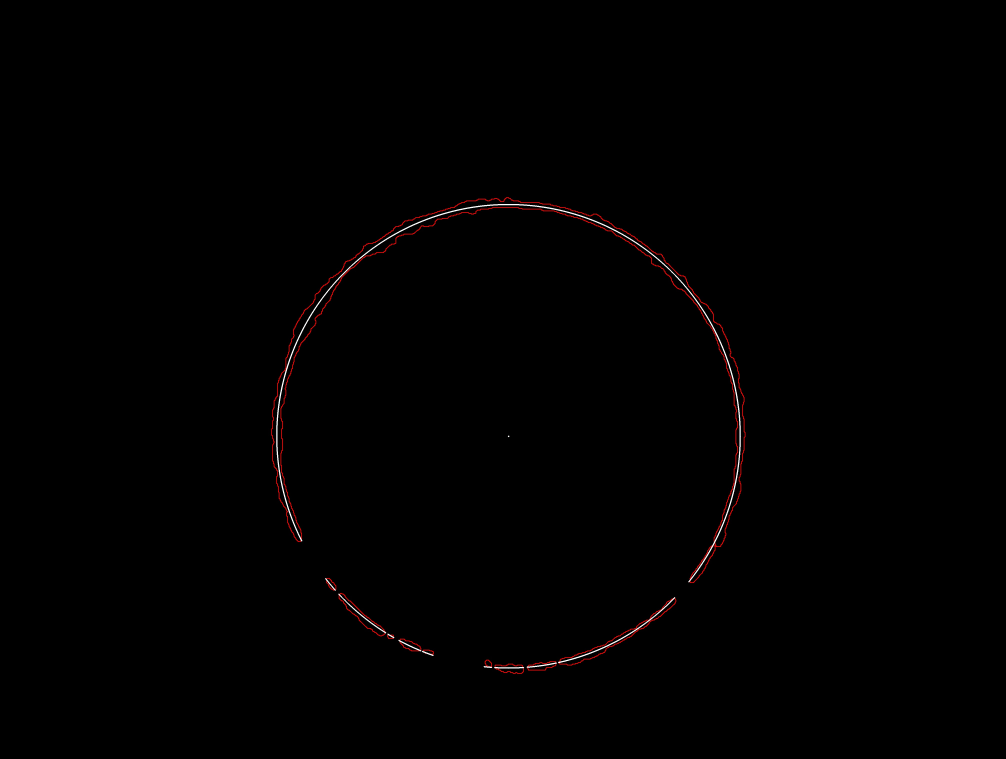
//> input picture data/1.jpg, 4024 x 3036 px, given in place of 1.bmp, which was not available (shown at 1/4 size)
$ ./main   (built with g++ and OpenCV 4)
//> lines starting //> are read from the running program, lines starting //| are printed output that depends on the picture; after the words box and inside, x2 and y2 are one past the last pixel; in counts of white or black regions, pixels touching at a corner belong together; pictures that were not available may be replaced by others from this repository, and a replacement may not be noted
#include <iostream>
#include <opencv2\opencv.hpp>


using namespace std;
using namespace cv;

int main(int argc, char* argv[])
{
	Mat src = imread("..\\data\\1.bmp", 1);//输入图
//> src is the input picture: 3036 rows x 4024 cols, CV_8UC3; mean B, G, R 0.6, 0.6, 1.3
	Mat srcdisplay = Mat::zeros(src.rows, src.cols, CV_8UC1);
	vector<Mat> channels;
	split(src, channels);
	Mat heightMapRed = channels.at(2);
	//1检测圆心半径
	Mat srcgray;
	cvtColor(src, srcgray, COLOR_RGB2GRAY);
	double circle_R = 0;
	double perimeter = 0;
	double circlearea = 0;
	vector<Vec3f> circles;
	Point circle_center;
	HoughCircles(srcgray, circles, HOUGH_GRADIENT, 1, 200, 100, 30, 800, 1200);
//> circles = 7 circles (x, y, radius): [2033.5, 1743.5, 929.1], [1941.5, 1922.5, 1124.7], [2205.5, 1639.5, 1111.3], [2208.5, 1860.5, 1134.4], [1822.5, 1761.5, 1122.5], [1958.5, 1547.5, 1123.2], [2078.5, 2070.5, 1193.9]
	for (size_t i = 0; i < circles.size(); i++)
	{
		Point center((circles[i][0]), (circles[i][1]));
		int radius = (circles[i][2]);
		if (center.x <2200 && center.x > 1800 && center.y < 1900 && center.y > 1500 && radius > 900 && radius < 1100)
		{
			circle_R = radius + 12;
			circle_center = center;
			cout << "圆心X=" << center.x << "   " << "圆心Y=" << center.y << "   " << "半径R=" << radius << endl;
			circle(src, center, 3, Scalar(255, 255, 255), -1, 8, 0);
			perimeter = 6.28 * circle_R;//完整圆环周长
			circlearea = 3.14 * circle_R * circle_R;
		}
	}
//> this loop made 7 passes
//> (radius, circle_R, circle_center, perimeter, circlearea) on pass 1: (929, 941, Point(2033, 1743), 5909.5, 2780410.3)
//> (center, radius) on passes 2 to 7: (Point(1941, 1922), 1124), (Point(2205, 1639), 1111), (Point(2208, 1860), 1134), (Point(1822, 1761), 1122), (Point(1958, 1547), 1123), (Point(2078, 2070), 1193)
//| 圆心X=2033   圆心Y=1743   半径R=929
	//2读取坐标文件
	vector <Point> circlepoint;
	for (int x = 0; x < srcgray.rows; x++)
	{
		for (int y = 0; y < srcgray.cols; y++)
		{
			if (heightMapRed.at<uchar>(x, y) == 255)
				circlepoint.push_back(Point(y, x));
		}
	}
//> after the loop, circlepoint = 14722 Points (x, y), first 12: [1991, 816], [1992, 816], [1993, 816], [1996, 816], [1997, 816], [1998, 816], [1999, 816], [2000, 816], [2001, 816], [2002, 816], [2004, 816], [2005, 816]
	//3求圆和线交点
	vector <Point> reflectepoint;
	double k = 0;
	double b = 0;
	double a = 0;
	double b1 = 0;
	double c = 0;
	double dlta = 0;
	double x1, y1, x2, y2;
	for (int i = 0; i < circlepoint.size(); i++)
	{
		if (circlepoint[i].x < circle_center.x)
		{
			k = (double)(circlepoint[i].y - circle_center.y) / (circlepoint[i].x - circle_center.x);
			b = (circle_center.y - k * circle_center.x);
			a = k * k + 1;
			b1 = 2 * k * b - 2 * k * circle_center.y - 2 * circle_center.x;
			c = circle_center.x * circle_center.x - circle_R * circle_R + (b - circle_center.y) * (b - circle_center.y);
			dlta = b1 * b1 - 4 * a * c;
			if (dlta >= 0)
			{
				x1 = (-b1 - sqrt(dlta)) / (2 * a);
				x2 = (-b1 + sqrt(dlta)) / (2 * a);
				y1 = k * x1 + b;
				y2 = k * x2 + b;
				if (x1 < circle_center.x)
				{
					reflectepoint.push_back(Point(x1, y1));
				}
				if (x2 < circle_center.x)
				{
					reflectepoint.push_back(Point(x2, y2));
				}
			}
		}
		else if (circlepoint[i].x > circle_center.x)
		{
			k = (double)(circlepoint[i].y - circle_center.y) / (circlepoint[i].x - circle_center.x);
			b = (circle_center.y - k * circle_center.x);
			a = k * k + 1;
			b1 = 2 * k * b - 2 * k * circle_center.y - 2 * circle_center.x;
			c = circle_center.x * circle_center.x - circle_R * circle_R + (b - circle_center.y) * (b - circle_center.y);
			dlta = b1 * b1 - 4 * a * c;
			if (dlta >= 0)
			{
				x1 = (-b1 - sqrt(dlta)) / (2 * a);
				x2 = (-b1 + sqrt(dlta)) / (2 * a);
				y1 = k * x1 + b;
				y2 = k * x2 + b;
				if (x1 > circle_center.x)
				{
					reflectepoint.push_back(Point(x1, y1));
				}
				if (x2 > circle_center.x)
				{
					reflectepoint.push_back(Point(x2, y2));
				}
			}
		}
		else
		{
			if (circlepoint[i].y < circle_center.y)
			{
				reflectepoint.push_back(Point(circlepoint[i].x, circle_center.y - circle_R));
			}
			if (circlepoint[i].y > circle_center.y)
			{
				reflectepoint.push_back(Point(circlepoint[i].x, circle_center.y + circle_R));
			}
		}
	}
//> this loop made 14722 passes
//> (k, b, a, b1, c, dlta, x1, x2) on passes 1 to 9: (22.07, -43128.2, 488.1, -1984809.6, 2.02e+09, 1.73e+09, 1990.4, 2075.6), (22.61, -44222.6, 512.2, -2082609.6, 2.12e+09, 1.81e+09, 1991.4, 2074.6), (23.18, -45371.8, 538.1, -2187835.8, 2.22e+09, 1.91e+09, 1992.4, 2073.6), (25.05, -49191.9, 628.7, -2556317.1, 2.6e+09, 2.23e+09, 1995.5, 2070.5), (25.75, -50606.8, 664.1, -2700078.1, 2.74e+09, 2.35e+09, 1996.5, 2069.5), (26.49, -52102.5, 702.5, -2856336.8, 2.9e+09, 2.49e+09, 1997.5, 2068.5), (27.26, -53686.1, 744.4, -3026584.8, 3.08e+09, 2.64e+09, 1998.5, 2067.5), (28.09, -55365.8, 790.1, -3212543.2, 3.26e+09, 2.8e+09, 1999.5, 2066.5), (28.97, -57150.5, 840.2, -3416206.3, 3.47e+09, 2.98e+09, 2000.5, 2065.5)
//> k on pass 83: 22.59
	//4画出映射点
	for (int i = 0; i < reflectepoint.size(); i++)
	{
		line(src, reflectepoint[i], reflectepoint[i], Scalar(255, 255, 255), 3);
	}
	//imwrite("1.jpg", src);
	for (int i = 0; i < reflectepoint.size(); i++)
	{
		line(srcdisplay, reflectepoint[i], circle_center, Scalar(255, 255, 255), 1);
		line(src, reflectepoint[i], circle_center, Scalar(255, 255, 255), 1);

	}
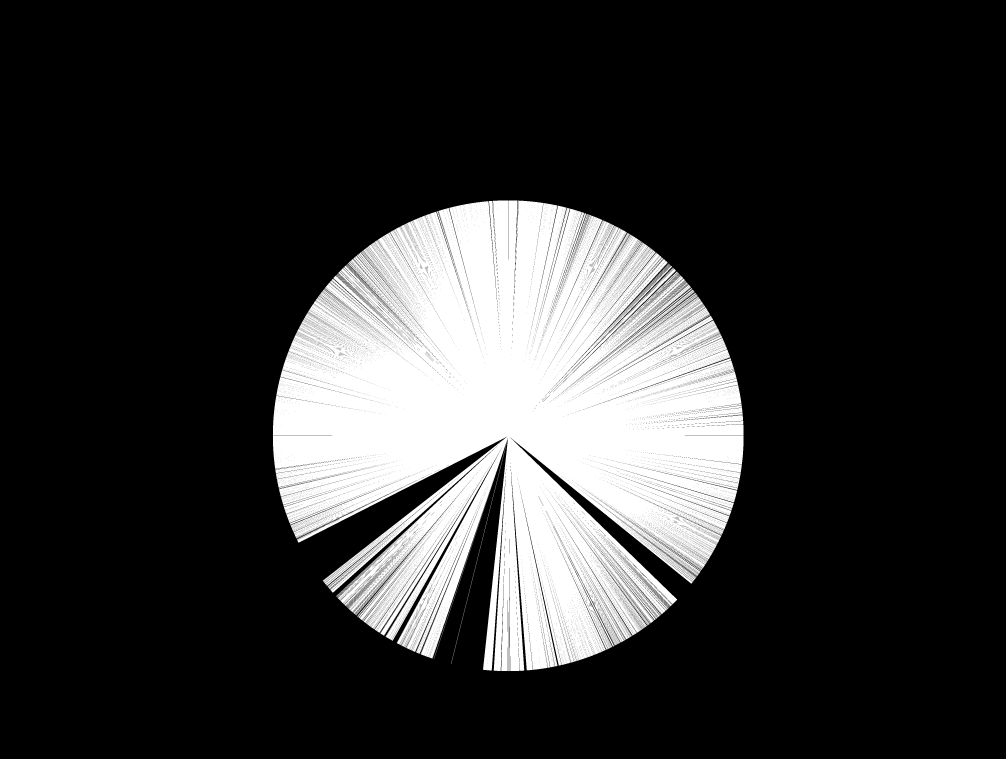
//> srcdisplay: 3036 rows x 4024 cols, CV_8UC1 (shown at 1/4 size); 19.5% white; 1 white region, box (x1, y1, x2, y2) and area: (1092, 802, 2975, 2685) 2383925

	//5预处理
	Mat element = getStructuringElement(MORPH_RECT, Size(7, 7));
	dilate(src, src, element);
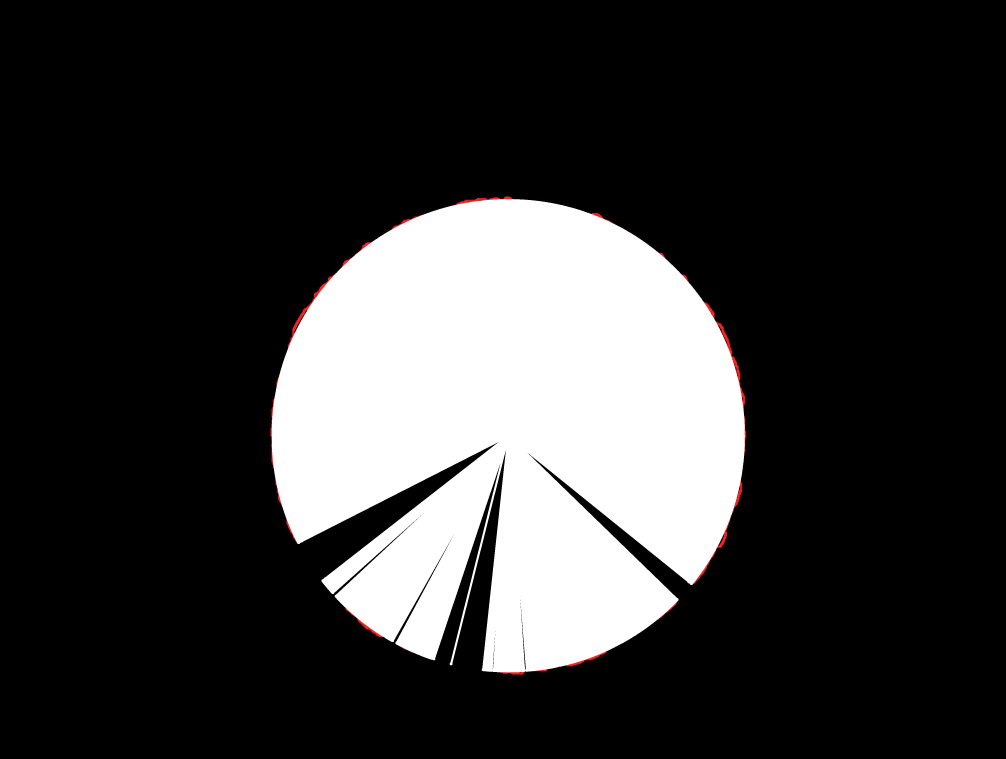
//> src: 3036 rows x 4024 cols, CV_8UC3 (shown at 1/4 size); mean B, G, R 54.8, 54.8, 55.1
	//imwrite("2.jpg", src);
	dilate(srcdisplay, srcdisplay, element);
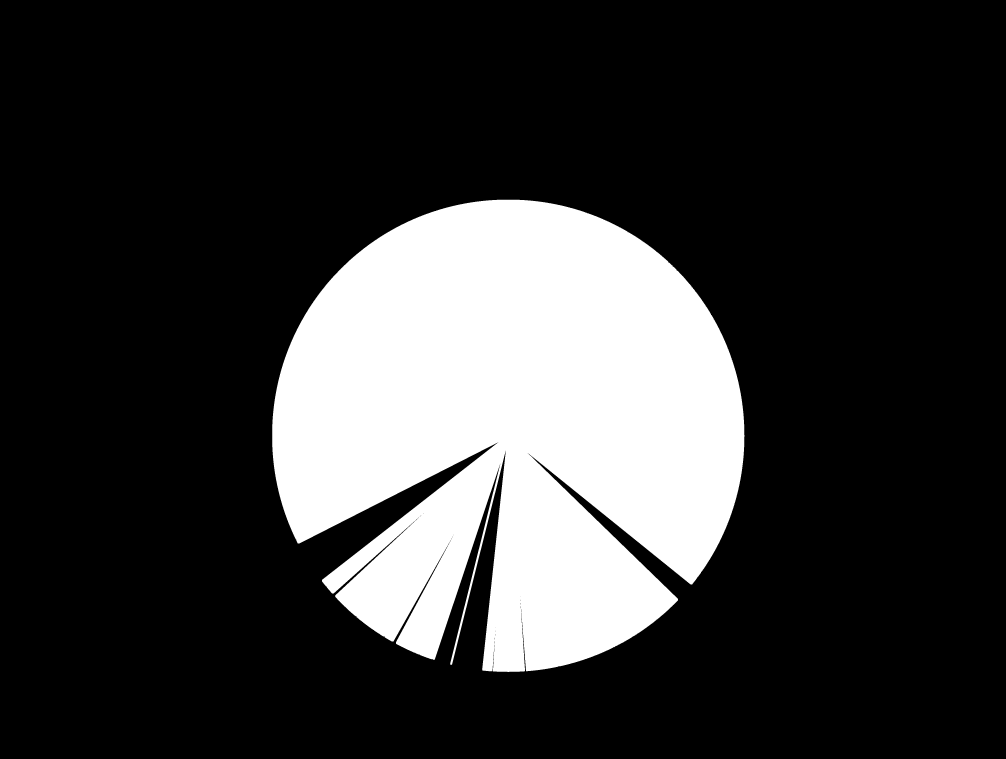
//> srcdisplay: 3036 rows x 4024 cols, CV_8UC1 (shown at 1/4 size); 21.4% white; 1 white region, box (x1, y1, x2, y2) and area: (1089, 799, 2978, 2688) 2610555
	int bowarea = 0;
	int temp = 0;
	for (int x = 0; x < srcdisplay.rows; x++)
	{
		for (int y = 0; y < srcdisplay.cols; y++)
		{
			temp = srcdisplay.at<uchar>(x, y);
			if (temp == 255)
				bowarea++;
		}
	}
	double factor = bowarea / circlearea;
	cout << factor << endl;
//| 0.93891
}
